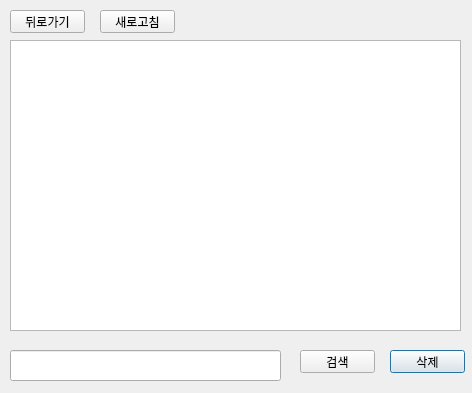
<?xml version="1.0" encoding="UTF-8"?>
<ui version="4.0">
 <class>Dialog</class>
 <widget class="QDialog" name="Dialog">
  <property name="geometry">
   <rect>
    <x>0</x>
    <y>0</y>
    <width>472</width>
    <height>393</height>
   </rect>
  </property>
  <property name="windowTitle">
   <string>Dialog</string>
  </property>
  <widget class="QPushButton" name="pushButton">
   <property name="geometry">
    <rect>
     <x>390</x>
     <y>350</y>
     <width>75</width>
     <height>23</height>
    </rect>
   </property>
   <property name="text">
    <string>삭제</string>
   </property>
  </widget>
  <widget class="QListWidget" name="list">
   <property name="geometry">
    <rect>
     <x>10</x>
     <y>40</y>
     <width>451</width>
     <height>291</height>
    </rect>
   </property>
  </widget>
  <widget class="QLineEdit" name="lineEdit">
   <property name="geometry">
    <rect>
     <x>10</x>
     <y>350</y>
     <width>271</width>
     <height>31</height>
    </rect>
   </property>
  </widget>
  <widget class="QPushButton" name="search_del">
   <property name="geometry">
    <rect>
     <x>300</x>
     <y>350</y>
     <width>75</width>
     <height>23</height>
    </rect>
   </property>
   <property name="text">
    <string>검색</string>
   </property>
  </widget>
  <widget class="QPushButton" name="search_del_2">
   <property name="geometry">
    <rect>
     <x>10</x>
     <y>10</y>
     <width>75</width>
     <height>23</height>
    </rect>
   </property>
   <property name="text">
    <string>뒤로가기</string>
   </property>
  </widget>
  <widget class="QPushButton" name="search_del_3">
   <property name="geometry">
    <rect>
     <x>100</x>
     <y>10</y>
     <width>75</width>
     <height>23</height>
    </rect>
   </property>
   <property name="text">
    <string>새로고침</string>
   </property>
  </widget>
 </widget>
 <resources/>
 <connections/>
</ui>
